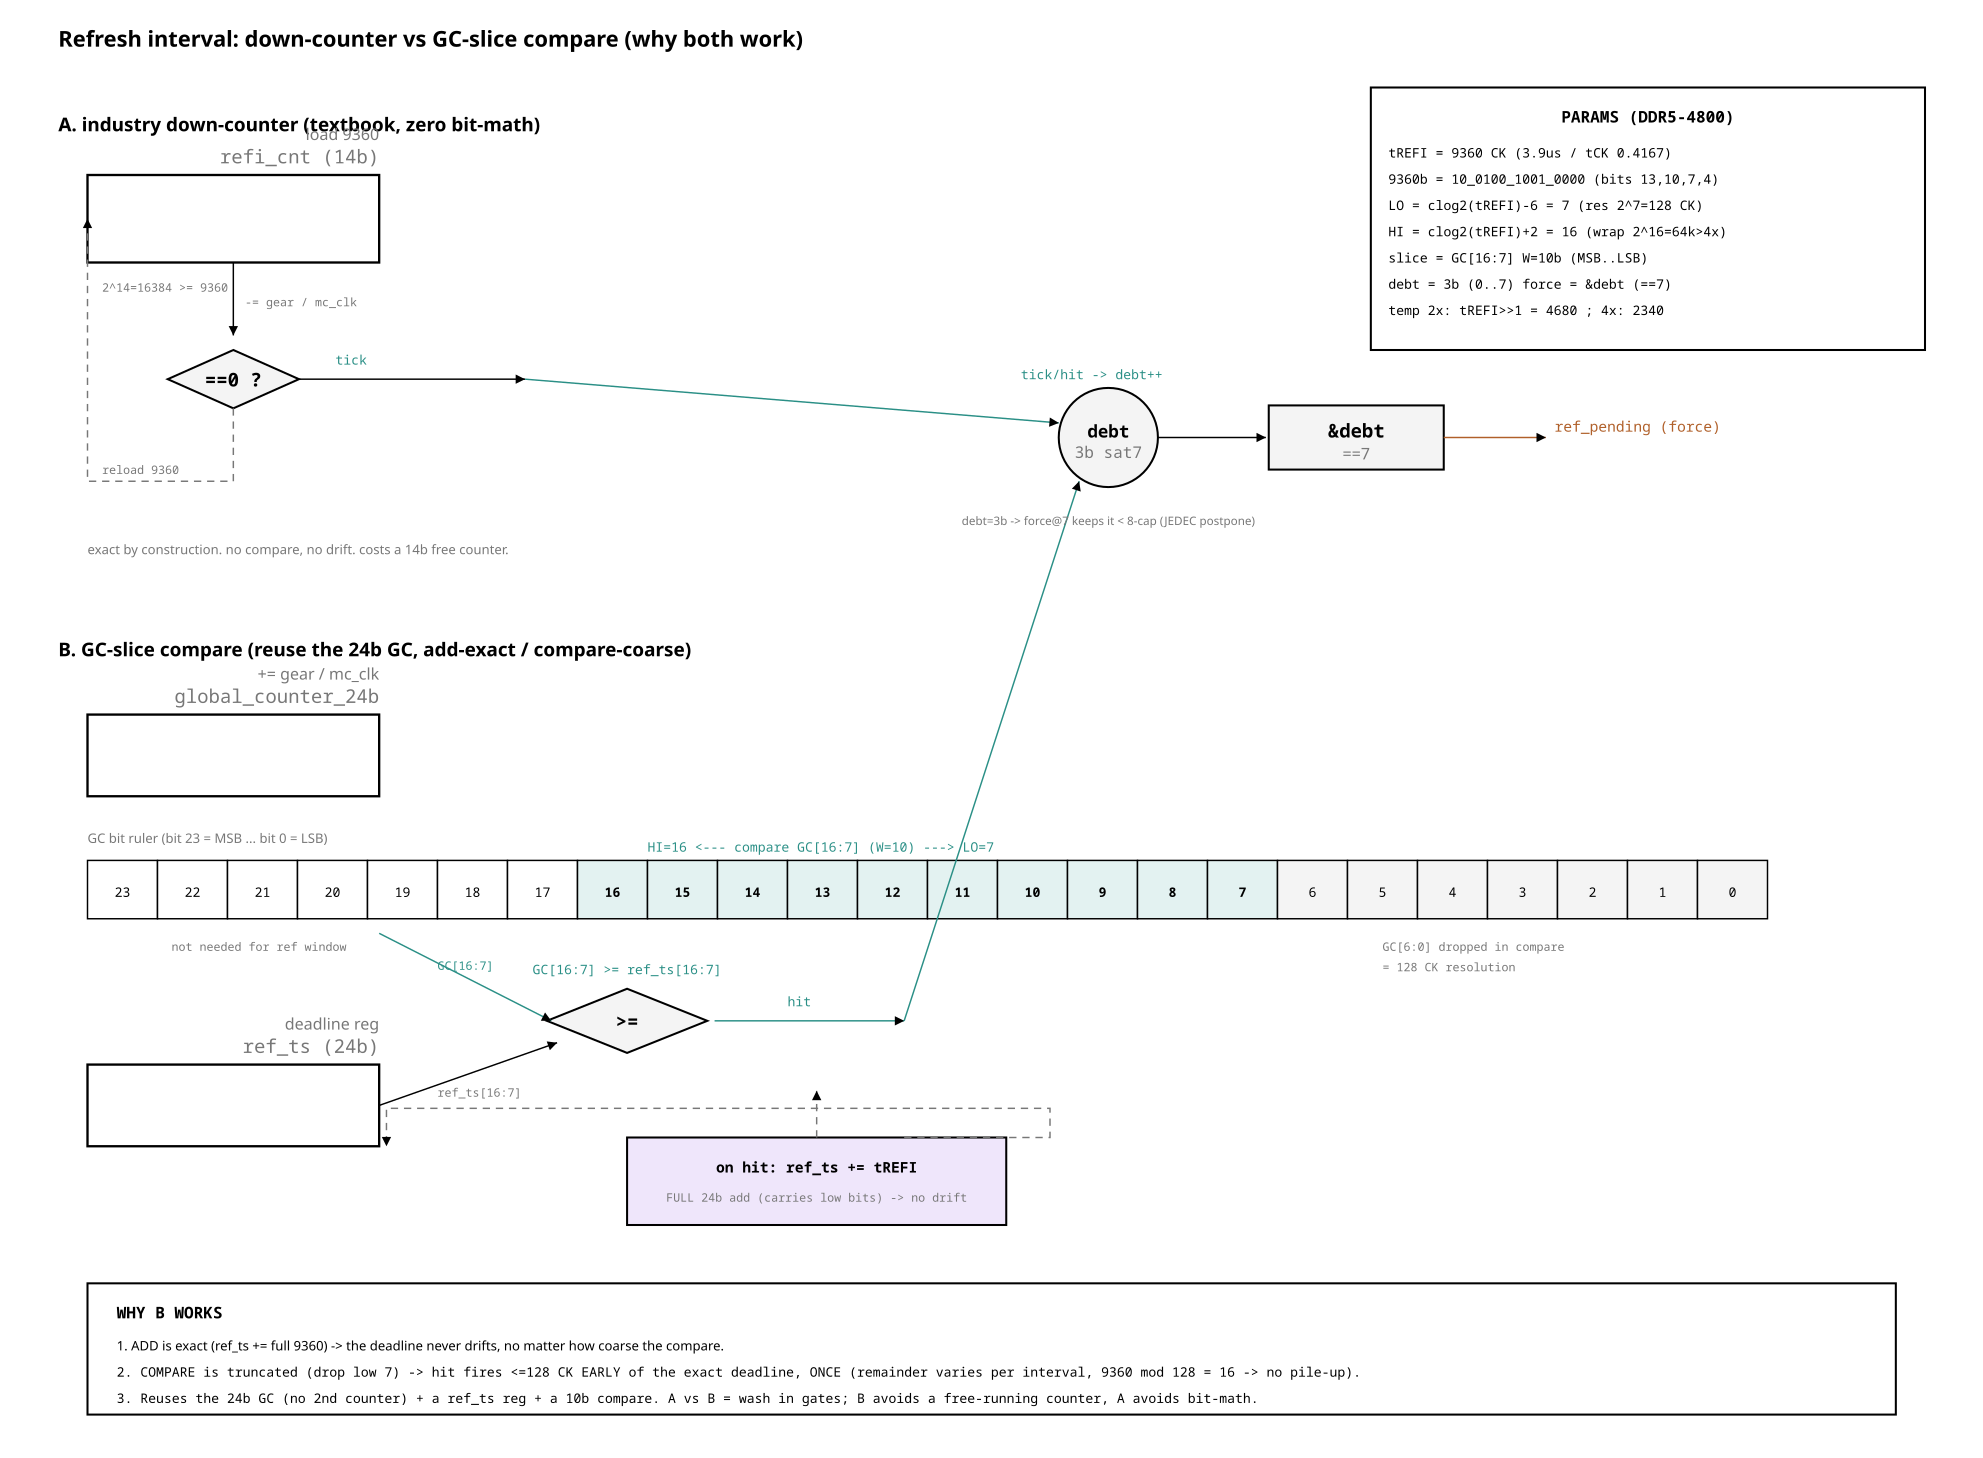

Write Python code to recreate this figure.
from rtlfig import (Fig, MUTED, FILL_NEW, FILL_LOGIC, FILL_CELL, FILL_ACTIVE,
                    FAINT, INK, PAPER, W_CELL)

# fig_66 — refresh interval: industry down-counter vs our GC-slice compare.
# Full technical reference: tREFI=9360, bit indices, MSB/LSB, which bits toggle,
# resolution, exact-add, debt, force. Reference to draw your own.

CMP = "#2a8f86"; ISSUE = "#7a4fb0"; GREEN = "#3d8c40"; ME = "#b0602a"
f = Fig(1360, 1000)


def dec(cx, cy, w, h, t):
    f.decision(cx, cy, w, h, t)


f.text(40, 32, "Refresh interval: down-counter  vs  GC-slice compare  (why both work)",
       size=15, mono=False, bold=True)

# ---------- params box ----------
f.rect(940, 60, 380, 180, fill=PAPER, width=1.4, stroke=INK)
f.text(1130, 84, "PARAMS (DDR5-4800)", size=11, anchor="middle", bold=True)
pp = ["tREFI   = 9360 CK   (3.9us / tCK 0.4167)",
      "9360b   = 10_0100_1001_0000  (bits 13,10,7,4)",
      "LO = clog2(tREFI)-6 = 7   (res 2^7=128 CK)",
      "HI = clog2(tREFI)+2 = 16  (wrap 2^16=64k>4x)",
      "slice  = GC[16:7]  W=10b  (MSB..LSB)",
      "debt = 3b (0..7)   force = &debt (==7)",
      "temp 2x: tREFI>>1 = 4680 ; 4x: 2340"]
for i, s in enumerate(pp):
    f.text(952, 108 + i * 18, s, size=9, mono=True)

# =============== Panel A : down-counter ===============
f.text(40, 90, "A.  industry down-counter  (textbook, zero bit-math)", size=13,
       mono=False, bold=True)
f.block(60, 120, 200, 60, "refi_cnt (14b)", "load 9360")
f.text(70, 200, "2^14=16384 >= 9360", size=8, mono=True, fill=MUTED)
f.line(160, 180, 160, 230, arrow=True)
f.text(168, 210, "-= gear / mc_clk", size=8, mono=True, fill=MUTED)
dec(160, 260, 90, 40, "==0 ?")
f.line(205, 260, 360, 260, arrow=True)
f.text(230, 250, "tick", size=9, mono=True, fill=CMP)
# reload loop
f.path("M160 280 V330 H60 V150 H60", arrow=True, dashed=True, stroke=MUTED)
f.text(70, 325, "reload 9360", size=8, mono=True, fill=MUTED)
f.text(60, 380, "exact by construction. no compare, no drift. costs a 14b free counter.",
       size=9, mono=False, fill=MUTED)

# =============== Panel B : GC-slice ===============
f.text(40, 450, "B.  GC-slice compare  (reuse the 24b GC, add-exact / compare-coarse)",
       size=13, mono=False, bold=True)
f.block(60, 490, 200, 56, "global_counter_24b", "+= gear / mc_clk")

# bit ruler
RX, RY, BW = 60, 590, 48
f.text(60, 578, "GC bit ruler  (bit 23 = MSB ... bit 0 = LSB)", size=9, mono=False, fill=MUTED)
for i in range(24):
    b = 23 - i
    x = RX + i * BW
    if 7 <= b <= 16:
        fill, note = FILL_ACTIVE, "slice"
    elif b <= 6:
        fill, note = FILL_LOGIC, "ignored"
    else:
        fill, note = PAPER, "unused"
    f.rect(x, RY, BW, 40, fill=fill, width=1.0)
    f.text(x + BW / 2, RY + 25, str(b), size=9, anchor="middle", bold=(7 <= b <= 16))
# brackets
f.text(RX + 8 * BW, RY - 6, "HI=16  <--- compare GC[16:7] (W=10) --->  LO=7", size=9,
       mono=True, fill=CMP)
f.text(RX + 18.5 * BW, RY + 62, "GC[6:0] dropped in compare", size=8, mono=True, fill=MUTED)
f.text(RX + 18.5 * BW, RY + 76, "= 128 CK resolution", size=8, mono=True, fill=MUTED)
f.text(RX + 1.2 * BW, RY + 62, "not needed for ref window", size=8, mono=True, fill=MUTED)

# ref_ts + compare
f.block(60, 730, 200, 56, "ref_ts (24b)", "deadline reg")
dec(430, 700, 110, 44, ">=")
f.text(430, 668, "GC[16:7] >= ref_ts[16:7]", size=9, mono=True, anchor="middle", fill=CMP)
f.line(260, 640, 378, 700, arrow=True, stroke=CMP)
f.text(300, 665, "GC[16:7]", size=8, mono=True, fill=CMP)
f.line(260, 758, 382, 715, arrow=True)
f.text(300, 752, "ref_ts[16:7]", size=8, mono=True, fill=MUTED)
f.line(490, 700, 620, 700, arrow=True, stroke=CMP)
f.text(540, 690, "hit", size=9, mono=True, fill=CMP)

# on hit: ref_ts += 9360 (full add)
f.rect(430, 780, 260, 60, fill=FILL_NEW, width=W_CELL)
f.text(560, 804, "on hit: ref_ts += tREFI", size=10, mono=True, anchor="middle", bold=True)
f.text(560, 824, "FULL 24b add (carries low bits) -> no drift", size=8, mono=True,
       anchor="middle", fill=MUTED)
f.path("M560 780 V748 ", arrow=True, dashed=True, stroke=MUTED)
f.path("M620 780 H720 V760 H265 V786", arrow=True, dashed=True, stroke=MUTED)

# =============== shared: debt + force ===============
f.counter(760, 300, 34, "debt", "3b sat7")
f.line(360, 260, 726, 290, arrow=True, stroke=CMP)          # A tick -> debt
f.line(620, 700, 740, 330, arrow=True, stroke=CMP)          # B hit -> debt
f.text(700, 260, "tick/hit -> debt++", size=9, mono=True, fill=CMP)
f.logic(870, 278, 120, 44, "&debt", "==7", top=True)
f.line(794, 300, 868, 300, arrow=True)
f.line(990, 300, 1060, 300, arrow=True, stroke=ME)
f.text(1066, 296, "ref_pending (force)", size=10, mono=True, fill=ME)
f.text(760, 360, "debt=3b -> force@7 keeps it < 8-cap (JEDEC postpone)", size=8,
       mono=False, anchor="middle", fill=MUTED)

# ---------- why it works ----------
f.rect(60, 880, 1240, 90, fill=PAPER, width=1.4, stroke=INK)
f.text(80, 904, "WHY B WORKS", size=11, bold=True)
f.text(80, 926, "1. ADD is exact (ref_ts += full 9360) -> the deadline never drifts, "
        "no matter how coarse the compare.", size=9, mono=False)
f.text(80, 944, "2. COMPARE is truncated (drop low 7) -> hit fires <=128 CK EARLY of the exact "
        "deadline, ONCE (remainder varies per interval, 9360 mod 128 = 16 -> no pile-up).", size=9)
f.text(80, 962, "3. Reuses the 24b GC (no 2nd counter) + a ref_ts reg + a 10b compare. A vs B = "
        "wash in gates; B avoids a free-running counter, A avoids bit-math.", size=9)

f.save("fig_66_refi_counter_compare.svg")
print("wrote fig_66_refi_counter_compare.svg")
